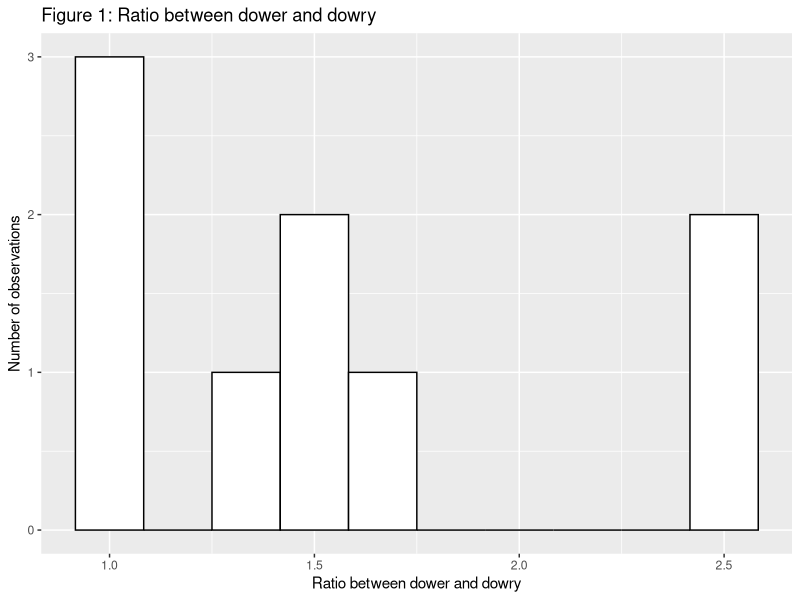
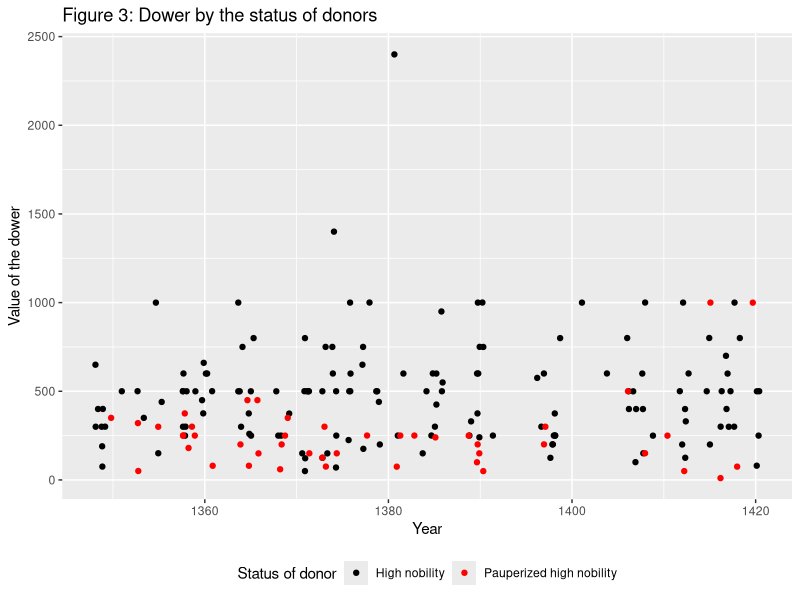
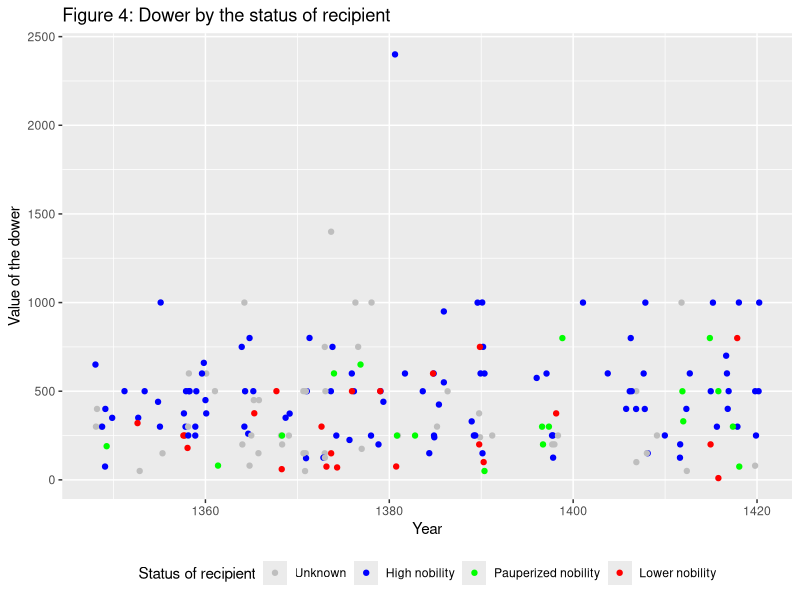
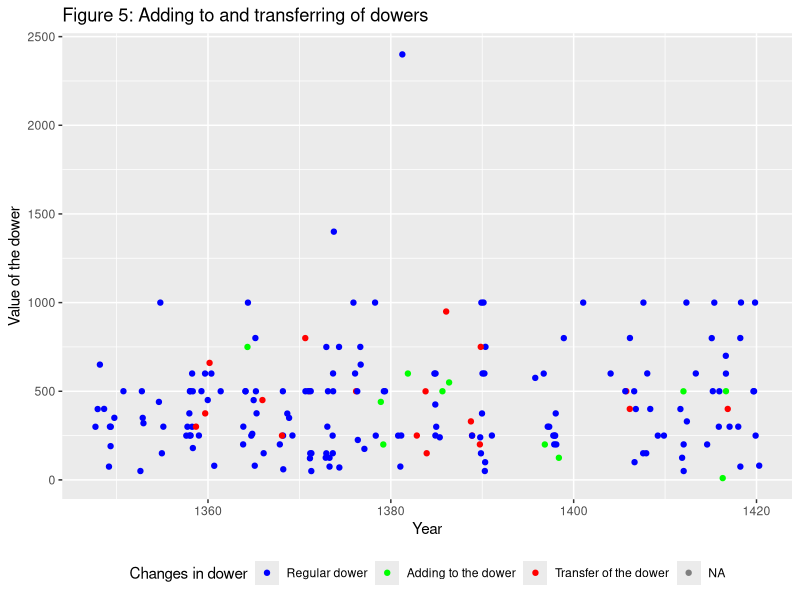
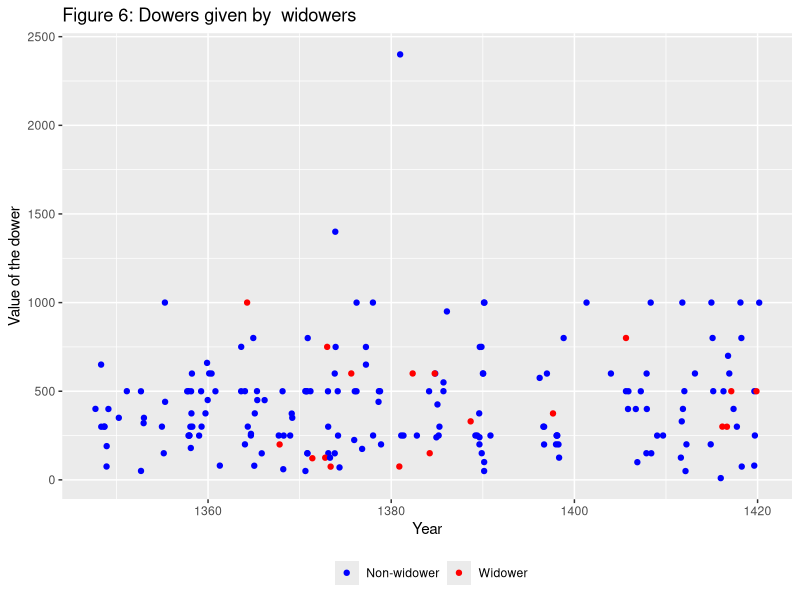
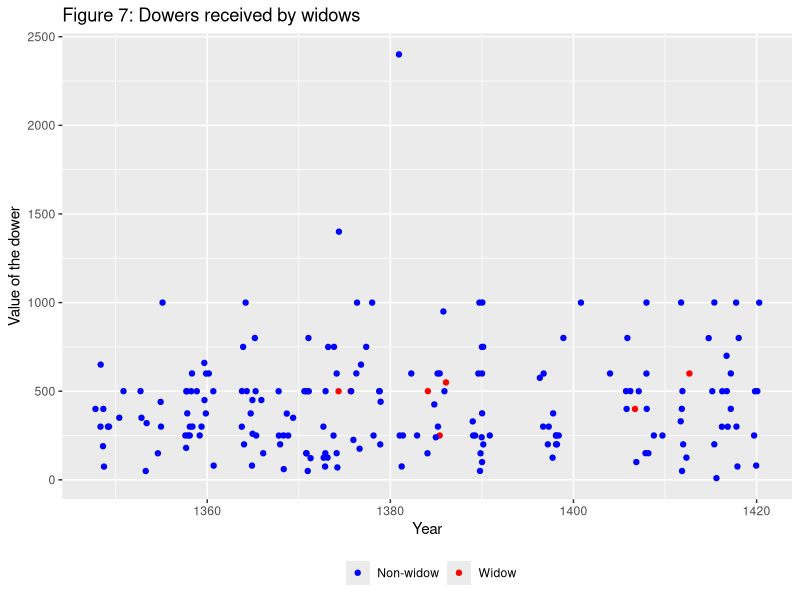
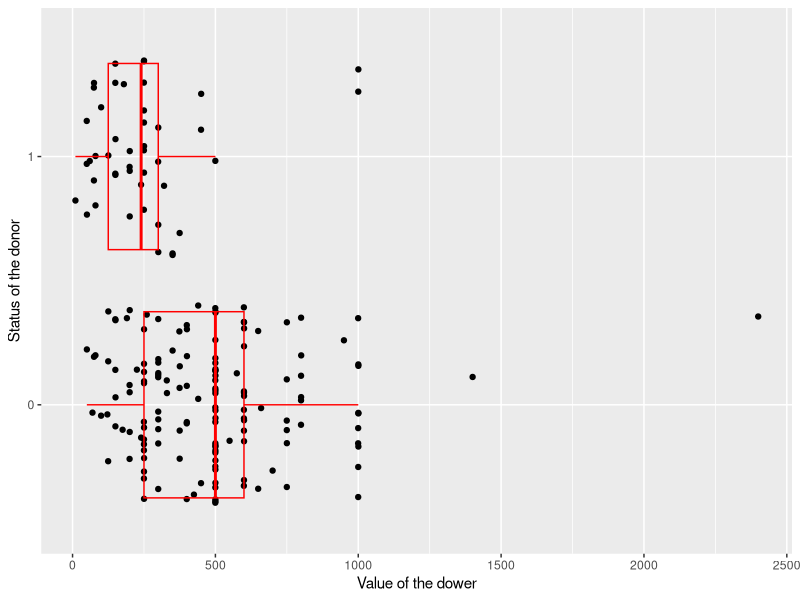
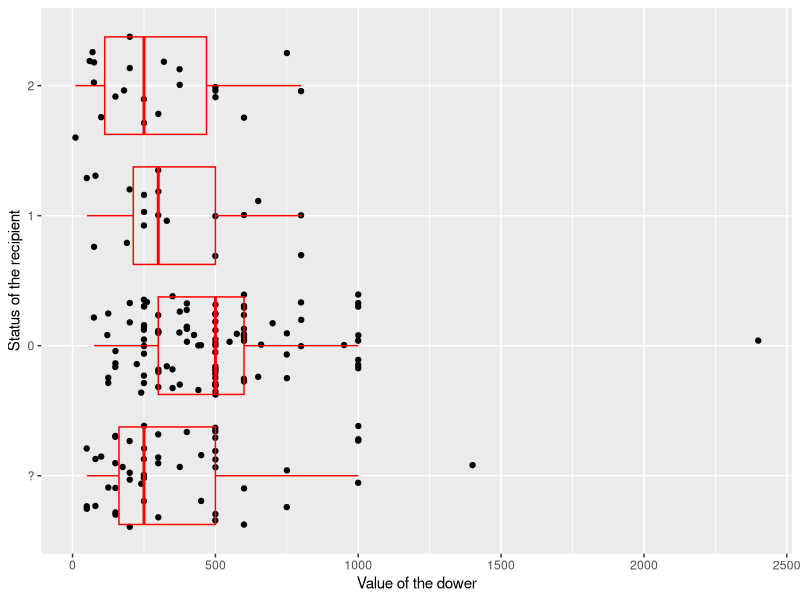

Write R code to recreate these figures, in order.
## ---- chunk 1
library(magrittr)

vena_basic <- read.csv("vena_basic.csv", 
                       stringsAsFactors = FALSE)

vena_basic$sum <- as.numeric(vena_basic$sum)

head(vena_basic)
## ---- chunk 2
library(ggplot2)

# complete observations only
dowry <- c(200, 1000, 250, 200, 350, 600, 100, 200, 200)
dower <- c(260, 1000, 250, 500, 500, 1000, 150, 200, 500)
coefs <- dower/dowry

#mean(coefs)
summary(coefs)

df <- data.frame(dowry = dowry, dower = dower, coefs = coefs)

ggplot(data = df, aes(x = coefs)) + 
  geom_histogram(bins = 10, 
                 color = "black", 
                 fill = "white") + 
  xlab("Ratio between dower and dowry") + 
  ylab("Number of observations") + 
  ggtitle("Figure 1: Ratio between dower and dowry")


## ---- chunk 3

dar <- ggplot(data = vena_basic, aes(x = rok, y = sum, color = factor(pau))) + geom_jitter() + 
  labs(x = "Year", y = "Value of the dower", color = "Status of donor") + theme(legend.position = "bottom") + 
  scale_color_manual(values = c("black", "red"), 
                     labels = c("High nobility", 
                              "Pauperized high nobility")) + 
  ggtitle("Figure 3: Dower by the status of donors")
dar

prijem <- ggplot(data = vena_basic, aes(x = rok, y = sum, color = factor(pos)))
prijem + geom_jitter() + 
  labs(x = "Year", y = "Value of the dower", 
       color = "Status of recipient") + 
  theme(legend.position = "bottom") + 
  scale_color_manual(values = c("grey", "blue", "green", "red"), 
                     labels = c( "Unknown", "High nobility", 
                               "Pauperized nobility",
                               "Lower nobility")) + 
  ggtitle("Figure 4: Dower by the status of recipient")


vena_basic$addtrans[vena_basic$addtrans == "?"] <- NA

trans <- ggplot(data = vena_basic, 
                aes(x = rok, y = sum, 
                    color = factor(addtrans)))
trans + geom_jitter() + 
  labs(x = "Year", y = "Value of the dower", 
       color = "Changes in dower") + 
  theme(legend.position = "bottom") + 
  scale_color_manual(values = c("blue", "green", "red"), 
                     labels = c("Regular dower", 
                              "Adding to the dower", 
                              "Transfer of the dower")) + 
  ggtitle("Figure 5: Adding to and transferring of dowers")

vdovec <- ggplot(data = vena_basic, 
                 aes(x = rok, y = sum, color = factor(vec)))
vdovec + geom_jitter() + 
  labs(x = "Year", y = "Value of the dower", color = "") + 
  theme(legend.position = "bottom") + 
  scale_color_manual(values = c("blue", "red"), 
                     labels = c("Non-widower", "Widower")) + 
  ggtitle("Figure 6: Dowers given by  widowers")

vdovy <- ggplot(data = vena_basic, 
                aes(x = rok, y = sum, color = factor(va)))
vdovy + geom_jitter() + 
  labs(x = "Year", y = "Value of the dower", color = "") + 
  theme(legend.position = "bottom") + 
  scale_color_manual(values = c("blue", "red"), 
                     labels = c("Non-widow", "Widow")) + 
  ggtitle("Figure 7: Dowers received by widows")
## ---- chunk 4
#plot <- ggplot(data=vena_basic, aes(x=sum, y=pau))
#plot + geom_point()

# Size of the dower by the status of the donor
plot2 <- ggplot(data = vena_basic, aes(x = factor(pau), y = sum))
plot2 + geom_jitter() + 
  geom_boxplot(color = "red", fill = NA, outlier.colour = NA) + 
  coord_flip() + 
  labs(y = "Value of the dower", x = "Status of the donor") 

# Size of the dower by the status of the recipient
plot3 <- ggplot(data = vena_basic, aes(x = factor(pos), y = sum))
plot3 + geom_jitter() + 
  geom_boxplot(color = "red", fill = NA, outlier.colour = NA) + 
  coord_flip() + 
  labs(y = "Value of the dower", x = "Status of the recipient")

hist2 <- ggplot(data = vena_basic, aes(x = sum))
hist2 + geom_histogram(color = "black", fill = "white") + 
  labs(x = "Value of the dower", y = "Number of cases") + 
  ggtitle("Figure 2: Size of dowers")

summary(vena_basic$sum)
## ---- chunk 5
# Correlation between dower and status of the donors
cor(vena_basic$sum[!is.na(vena_basic$sum == TRUE)], 
    vena_basic$pau[!is.na(vena_basic$sum == TRUE)], 
    method = "pearson")

# Correlation between dower and status of the recipient 
# (excluding the unknown dynasties)
kor2 <- vena_basic[vena_basic$pos != "?", ]
kor2$pos <- as.numeric(kor2$pos)
cor(kor2$pos[!is.na(kor2$sum == TRUE)], 
    kor2$sum[!is.na(kor2$sum == TRUE)], 
    method = "spearman")

## ---- chunk 6
# Who married who (absolute numbers)
table(vena_basic$pau, vena_basic$pos)


# Who married who (row percent)
prop.table(table(vena_basic$pau, vena_basic$pos), 1)

## ---- chunk 7
# Recode the status of the recipient into two categories
## 0 = high nobility
## 1 = the rest (pauperized, lower, unknown dynasties)
vena_basic$pos[vena_basic$pos != 0] <- 1

model1 <- lm(log1p(sum) ~ pau + factor(pos), data = vena_basic)
summary(model1)
plot(model1)

model2 <- update(model1, . ~ . + va)
summary(model2)

model3 <- update(model2, . ~ . + vec)
summary(model3)

## Recode the addtrans variables so that:
## 1 = adding to the dower
## 0 = the rest (no change, transfer of the dower)
vena_basic$addtrans[vena_basic$addtrans != 1] <- 0

model4 <- update(model3, . ~ . + factor(addtrans))
summary(model4)

